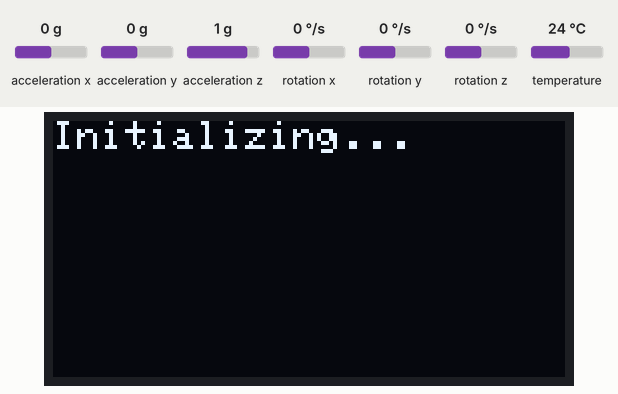
Bench run of a sketch on a simulated ESP32. On the bench: 128×64 one-colour display. The test bench sets the inputs (shaded band); at power-on: acceleration x 0 g, acceleration y 0 g, acceleration z 1 g, rotation x 0 °/s, rotation y 0 °/s, rotation z 0 °/s, temperature 24 °C. WiFi joins after 1.5 s; servers stay silent unless stated; no MQTT or app messages arrive unless stated; what the sketch prints to the serial monitor is not drawn.

Above: at 0.1 s.
At 2.8 s:
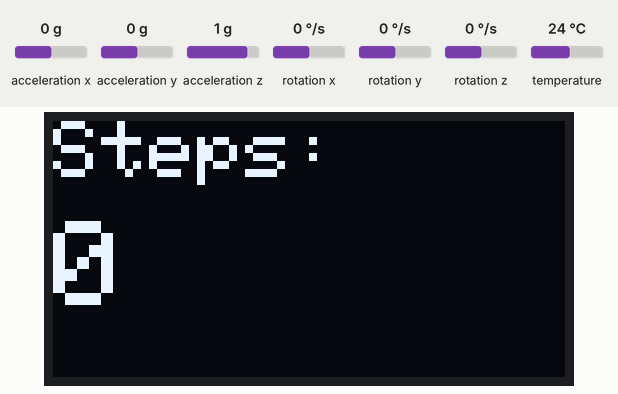
2.9 s: acceleration x set to -1.4 g
At 3.2 s:
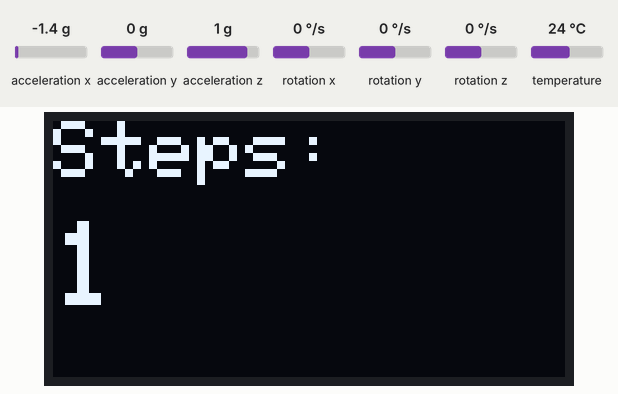
4.9 s: acceleration y set to -1.4 g
7.9 s: acceleration z set to -1.4 g
Timing chart, 0 to 10.9 s (numbered marks = the images above; inputs shaded):
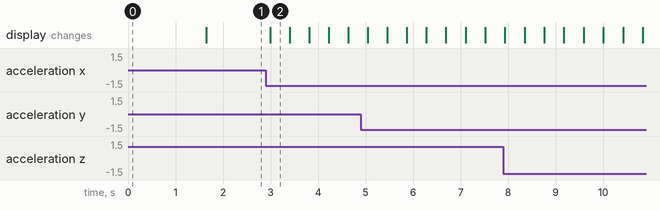

Measured:
- after the input at 2.9 s, the display: changes after 0.10 s (image 2)
- what the display in image 2 shows lasts 0.4 s, from 3.0 s to 3.4 s

The sketch:

WithDisplayDashboardFInal.ino
```cpp
#include <WiFi.h>
#include <Wire.h>
#include <Adafruit_MPU6050.h>
#include <Adafruit_Sensor.h>
#include <ArduinoJson.h>
#include <PubSubClient.h>
#include <Math.h>
#include <Adafruit_GFX.h>
#include <Adafruit_SSD1306.h>

// Credentials live in secrets.h, which is git-ignored.
// Copy secrets.example.h to secrets.h and fill in your own values.
#include "secrets.h"

// Wi-Fi network credentials
const char* ssid = WIFI_SSID;
const char* password = WIFI_PASSWORD;

// ThingsBoard server settings
const char* mqtt_server = "thingsboard.cloud";
const int mqtt_port = 1883;
const char* mqtt_token = TB_TOKEN;
const char* device_id = TB_DEVICE_ID;

Adafruit_MPU6050 mpu;

WiFiClient wiFiClient;
PubSubClient client(wiFiClient);

// OLED display parameters
#define SCREEN_WIDTH 128 // OLED display width, in pixels
#define SCREEN_HEIGHT 64 // OLED display height, in pixels

// Create a new I2C instance for the display
TwoWire I2C_Display = TwoWire(1);

// Declaration for SSD1306 display connected using I2C
Adafruit_SSD1306 display(SCREEN_WIDTH, SCREEN_HEIGHT, &I2C_Display, -1);

// Fall Detection Variables
bool fallDetected = false;
float fallThreshold = 22.0;

// Step detection variables
float stepThreshold = 12;
unsigned long lastStepTime = 0;
int stepCount = 0;
const unsigned long stepDebounceTime = 300;

// Distance and calories calculation variables
const float stepLength = 0.78;
const float weight = 70.0; // User weight in kg
const float caloriesPerKmPerKg = 0.57;
float distanceTravelled = 0.0;
float caloriesBurned = 0.0;

// Filtering
const float alpha = 0.5;
float filteredAcceleration = 0;

void reconnectMQTT() {
    while (!client.connected()) {
        Serial.print("Attempting MQTT connection...");
        if (client.connect(device_id, mqtt_token, NULL)) {
            Serial.println("connected");
        } else {
            Serial.print("failed, rc=");
            Serial.print(client.state());
            Serial.println(" try again in 5 seconds");
            delay(5000);
        }
    }
}

void setup() {
    Serial.begin(115200);

    // Initialize I2C for MPU6050
    Wire.begin(18, 19); // SDA, SCL for MPU6050

    // Initialize I2C for OLED display
    I2C_Display.begin(22, 23, 400000); // SDA, SCL, frequency

    // Initialize the display
    if(!display.begin(SSD1306_SWITCHCAPVCC, 0x3C)) { // Address 0x3C for SSD1306
        Serial.println(F("SSD1306 allocation failed"));
        for(;;); // Don't proceed, loop forever
    }

    // Clear the buffer
    display.clearDisplay();

    // Display a welcome message (optional)
    display.setTextSize(1);
    display.setTextColor(SSD1306_WHITE);
    display.setCursor(0, 0);
    display.println("Initializing...");
    display.display();

    // WiFi and MQTT initialization
    WiFi.begin(ssid, password);

    while (WiFi.status() != WL_CONNECTED) {
        delay(500);
        Serial.print(".");
    }
    Serial.println("");
    Serial.print("Connected to ");
    Serial.println(ssid);
    Serial.print("IP address: ");
    Serial.println(WiFi.localIP());

    client.setServer(mqtt_server, mqtt_port);
    reconnectMQTT();

    if (!mpu.begin()) {
        Serial.println("Failed to find MPU6050 chip");
        while (1) {
            delay(10);
        }
    }

    mpu.setAccelerometerRange(MPU6050_RANGE_8_G);
    mpu.setGyroRange(MPU6050_RANGE_500_DEG);
    mpu.setFilterBandwidth(MPU6050_BAND_21_HZ);
}

void checkFallDetection(float magnitude) {
    if (magnitude > fallThreshold) {
        fallDetected = true;
        Serial.println("Fall Detected!");
    } else {
        fallDetected = false;
    }
}

void checkStepDetection(float magnitude) {
    unsigned long currentTime = millis();
    if (magnitude > stepThreshold && (currentTime - lastStepTime) > stepDebounceTime) {
        stepCount++;
        lastStepTime = currentTime;
        distanceTravelled += stepLength;
        caloriesBurned = (distanceTravelled / 1000) * weight * caloriesPerKmPerKg;
    }
}

void sendDataToThingsBoard(sensors_event_t a, sensors_event_t g) {
    StaticJsonDocument<300> doc;
    doc["stepCount"] = stepCount;
    doc["distance"] = distanceTravelled;
    doc["caloriesBurned"] = caloriesBurned;
    doc["fallDetected"] = fallDetected;
    doc["accelX"] = a.acceleration.x;
    doc["accelY"] = a.acceleration.y;
    doc["accelZ"] = a.acceleration.z;
    doc["gyroX"] = g.gyro.x;
    doc["gyroY"] = g.gyro.y;
    doc["gyroZ"] = g.gyro.z;

    String payload;
    serializeJson(doc, payload);
    client.publish("v1/devices/me/telemetry", payload.c_str());

    Serial.println(payload); // Print the same payload to the Serial Monitor
}

void loop() {
    if (!client.connected()) {
        reconnectMQTT();
    }
    client.loop();

    sensors_event_t a, g, temp;
    mpu.getEvent(&a, &g, &temp);

    float currentAcceleration = sqrt(a.acceleration.x * a.acceleration.x + a.acceleration.y * a.acceleration.y + a.acceleration.z * a.acceleration.z);
    filteredAcceleration = alpha * currentAcceleration + (1 - alpha) * filteredAcceleration;

    checkFallDetection(filteredAcceleration);
    checkStepDetection(filteredAcceleration);

    sendDataToThingsBoard(a, g);

    // Update the display with the step count
    display.clearDisplay();
    display.setTextSize(2);
    display.setTextColor(SSD1306_WHITE);
    display.setCursor(0, 0);
    display.println("Steps:");
    display.setTextSize(3);
    display.setCursor(0, 25);
    display.println(stepCount);
    display.display();

    delay(100); // Adjust as needed
}
```

secrets.example.h
```cpp
// secrets.example.h
//
// Copy this file to "secrets.h" (same folder as the .ino file) and fill in your
// own values. secrets.h is git-ignored, so it will never be pushed to GitHub.
//
//   Copy-Item secrets.example.h secrets.h

#pragma once

// Wi-Fi network the watch connects to
#define WIFI_SSID "your-wifi-name"
#define WIFI_PASSWORD "your-wifi-password"

// ThingsBoard device access token and device id
#define TB_TOKEN "your-thingsboard-access-token"
#define TB_DEVICE_ID "your-thingsboard-device-id"
```
